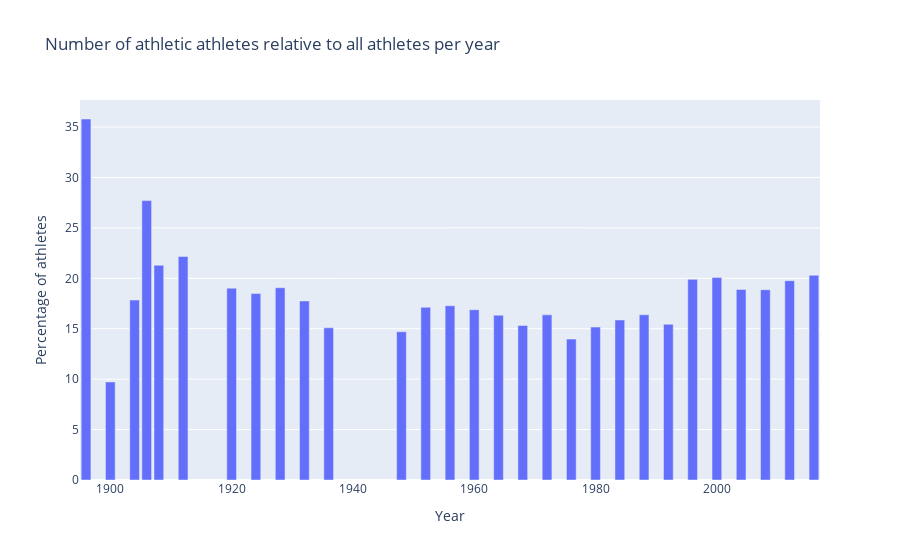

The code cell stored with this chart in its notebook:
### Code cell
fig = px.bar(
    df_athletics_athletes_rel,
    x=df_athletics_athletes_rel.index,
    y=["Proportion athletics athletes in OS"],
    title="Number of athletic athletes relative to all athletes per year",
    labels={"value": "Percentage of athletes"}
)

fig.update_layout(showlegend=False)
fig.update_traces(hovertemplate = "Year: %{label}: <br>Percentage of athletes: %{value}")

fig.show()

### Figure 1 — Plotly figure (JSON) as saved in the notebook; plotly's stock layout.template omitted (floating-point values rounded to 4 significant figures)
{"data": [{"alignmentgroup": "True", "hovertemplate": "Year: %{label}: <br>Percentage of athletes: %{value}", "legendgroup": "Proportion athletics athletes in OS", "marker": {"color": "#636efa", "pattern": {"shape": ""}}, "name": "Proportion athletics athletes in OS", "offsetgroup": "Proportion athletics athletes in OS", "orientation": "v", "showlegend": true, "textposition": "auto", "type": "bar", "x": [1896, 1900, 1904, 1906, 1908, 1912, 1920, 1924, 1928, 1932, 1936, 1948, 1952, 1956, 1960, 1964, 1968, 1972, 1976, 1980, 1984, 1988, 1992, 1996, 2000, 2004, 2008, 2012, 2016, 1994, 1998, 2002, 2006, 2010, 2014], "xaxis": "x", "y": [35.8, 9.722, 17.85, 27.71, 21.29, 22.17, 19.02, 18.49, 19.07, 17.76, 15.09, 14.7, 17.13, 17.28, 16.89, 16.34, 15.32, 16.38, 13.97, 15.17, 15.87, 16.39, 15.43, 19.9, 20.07, 18.9, 18.86, 19.77, 20.3, null, null, null, null, null, null], "yaxis": "y"}], "layout": {"barmode": "relative", "legend": {"title": {"text": "variable"}, "tracegroupgap": 0}, "showlegend": false, "title": {"text": "Number of athletic athletes relative to all athletes per year"}, "xaxis": {"anchor": "y", "domain": [0, 1], "title": {"text": "Year"}}, "yaxis": {"anchor": "x", "domain": [0, 1], "title": {"text": "Percentage of athletes"}}}}
